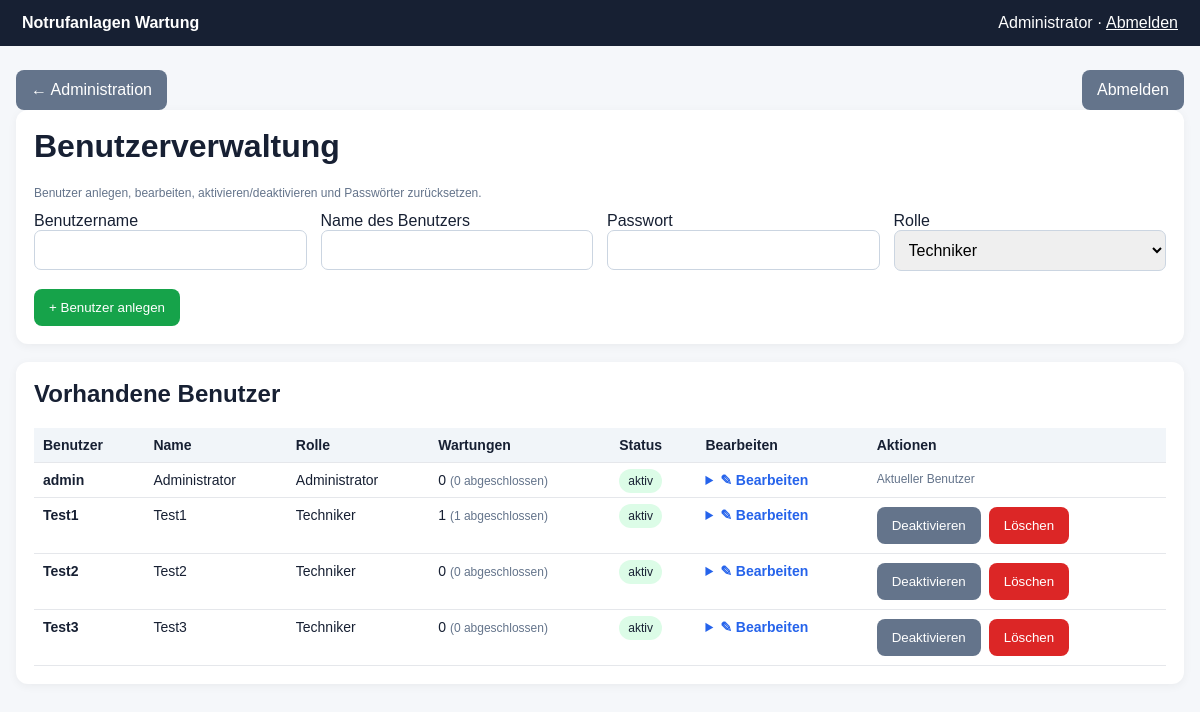
The page /users (signed in) on the database as committed earlier.
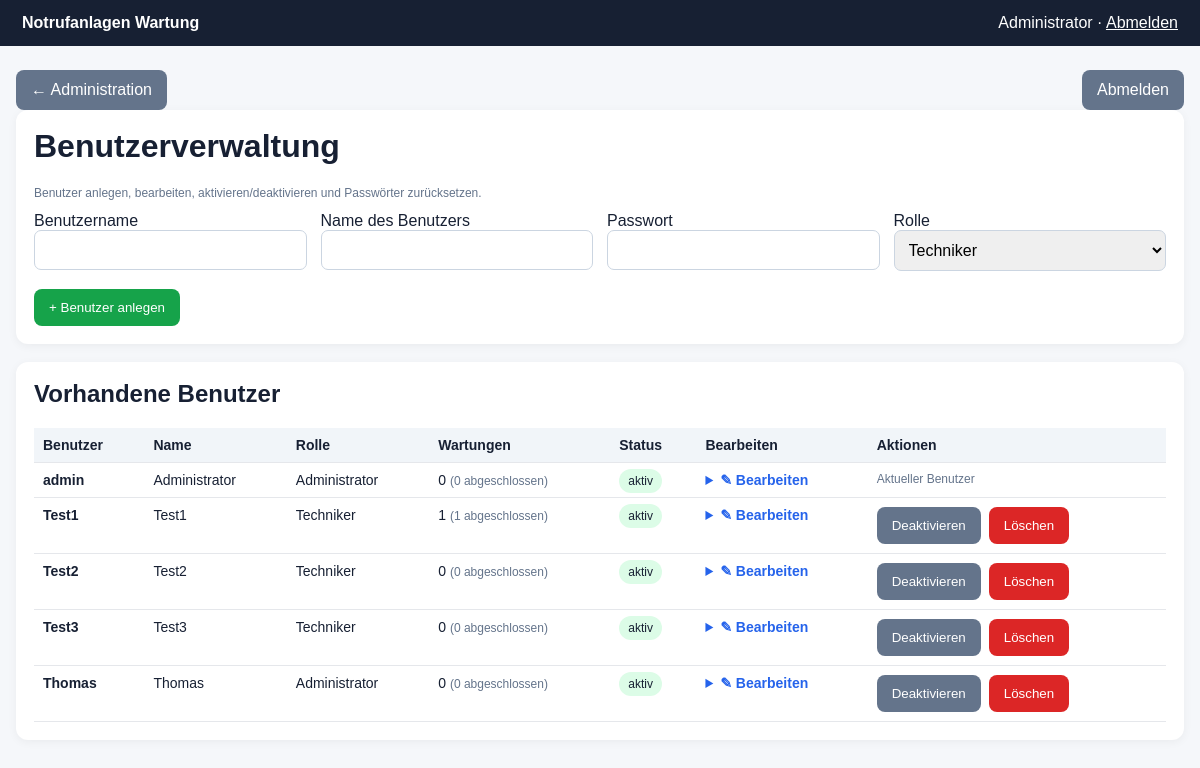
The same page on the database as committed later.
### tables this page shows
CREATE TABLE users (
        id INTEGER PRIMARY KEY AUTOINCREMENT,
        username TEXT UNIQUE NOT NULL,
        password_hash TEXT NOT NULL,
        display_name TEXT NOT NULL,
        role TEXT NOT NULL DEFAULT 'technician'
    , active INTEGER NOT NULL DEFAULT 1);

### app/main.py (the view)
@app.get("/users", response_class=HTMLResponse)
def users_page(request: Request):
    u=current_user(request)
    if not u: return RedirectResponse("/login",303)
    if u["role"] != "admin": return RedirectResponse("/",303)
    c=db()
    users=c.execute("""SELECT u.id,u.username,u.display_name,u.role,u.active,
        COUNT(m.id) AS maintenance_count,
        SUM(CASE WHEN m.status='completed' THEN 1 ELSE 0 END) AS completed_count
        FROM users u LEFT JOIN maintenances m ON m.technician_id=u.id
        GROUP BY u.id ORDER BY u.username COLLATE NOCASE""").fetchall()
    c.close()
    return TEMPLATES.TemplateResponse("users.html", {"request":request,"user":u,"users":users})

### app/templates/users.html (shortened to what this page needs)
{% extends "base.html" %}{% block content %}
<div class="actions" style="justify-content:space-between"><div><a href="/admin" class="btn secondary">← Administration</a></div><div><a href="/logout" class="btn secondary">Abmelden</a></div></div>
<div class="card"><h1>Benutzerverwaltung</h1><p class="mini">Benutzer anlegen, bearbeiten, aktivieren/deaktivieren und Passwörter zurücksetzen.</p>
<form method="post" action="/users/create"><div class="grid"><label>Benutzername<input name="username" required></label><label>Name des Benutzers<input name="display_name" required></label><label>Passwort<input type="password" name="password" required></label><label>Rolle<select name="role"><option value="technician">Techniker</option><option value="admin">Administrator</option></select></label></div><br><button class="btn success" type="submit">+ Benutzer anlegen</button></form></div>
<div class="card"><h2>Vorhandene Benutzer</h2><div class="admin-table-wrap"><table class="admin-table"><thead><tr><th>Benutzer</th><th>Name</th><th>Rolle</th><th>Wartungen</th><th>Status</th><th>Bearbeiten</th><th>Aktionen</th></tr></thead><tbody>
{% for x in users %}<tr><td><b>{{x.username}}</b></td><td>{{x.display_name}}</td><td>{{'Administrator' if x.role=='admin' else 'Techniker'}}</td><td>{{x.maintenance_count or 0}} <span class="mini">({{x.completed_count or 0}} abgeschlossen)</span></td><td><span class="status {% if x.active %}ok{% else %}nok{% endif %}">{{'aktiv' if x.active else 'deaktiviert'}}</span></td>
<td><details class="user-edit"><summary>✎ Bearbeiten</summary></details></td>
<td><div class="actions">{% if x.id != user.id %}<form method="post" action="/users/{{x.id}}/toggle"><button class="btn secondary" type="submit">{{'Deaktivieren' if x.active else 'Aktivieren'}}</button></form><form method="post" action="/users/{{x.id}}/delete" onsubmit="return confirm('Benutzer wirklich löschen? Bei vorhandener Wartungshistorie wird der Benutzer aus Gründen der Dokumentation nur deaktiviert.')"><button class="btn danger" type="submit">Löschen</button></form>{% else %}<span class="mini">Aktueller Benutzer</span>{% endif %}</div></td></tr>{% endfor %}
</tbody></table></div></div>
{% endblock %}

### app/templates/base.html (shortened to what this page needs)
<!doctype html>
<html lang="de">
<head>
</head>
<body>
<div class="top"><b>Notrufanlagen Wartung</b>{% if user %}<span>{{ user.display_name }} · <a style="color:white" href="/logout">Abmelden</a></span>{% endif %}</div>
<div class="wrap">{% block content %}{% endblock %}</div>
</body>
</html>

### app/templates/base.html (style rules this page uses)
:root { font-family:Arial,sans-serif;color:#172033;background:#f5f7fa }
body { margin:0 }
.top { background:#172033;color:#fff;padding:14px 22px;display:flex;justify-content:space-between;align-items:center }
.wrap { max-width:1200px;margin:24px auto;padding:0 16px }
.card { background:white;border-radius:12px;padding:18px;margin-bottom:18px;box-shadow:0 2px 10px #0000000d }
h1,h2 { margin-top:0 }
.btn { display:inline-block;border:0;border-radius:8px;padding:11px 15px;background:#2563eb;color:white;text-decoration:none;cursor:pointer }
.btn.secondary { background:#64748b }
.btn.success { background:#16a34a }
.btn.danger { background:#dc2626 }
input,select { padding:10px;border:1px solid #cbd5e1;border-radius:7px;font-size:16px;width:100%;box-sizing:border-box }
.grid { display:grid;grid-template-columns:repeat(auto-fit,minmax(220px,1fr));gap:14px }
table { width:100%;border-collapse:collapse }
th,td { border-bottom:1px solid #e5e7eb;padding:9px;text-align:left;font-size:14px }
th { background:#f1f5f9 }
.status { padding:5px 9px;border-radius:99px;font-size:12px }
.ok { background:#dcfce7 }
.mini { font-size:12px;color:#64748b }
.actions { display:flex;gap:8px;flex-wrap:wrap }
.admin-table-wrap { overflow:auto;-webkit-overflow-scrolling:touch }
.admin-table { min-width:980px }
.admin-table th,.admin-table td { vertical-align:top }
.user-edit summary { cursor:pointer;color:#2563eb;font-weight:600 }

Rows that differ between the two databases and show on the page:
added users: username "Thomas", display_name "Thomas", role "Administrator", maintenance_count "0", completed_count "0", active "aktiv", active "Deaktivieren"
